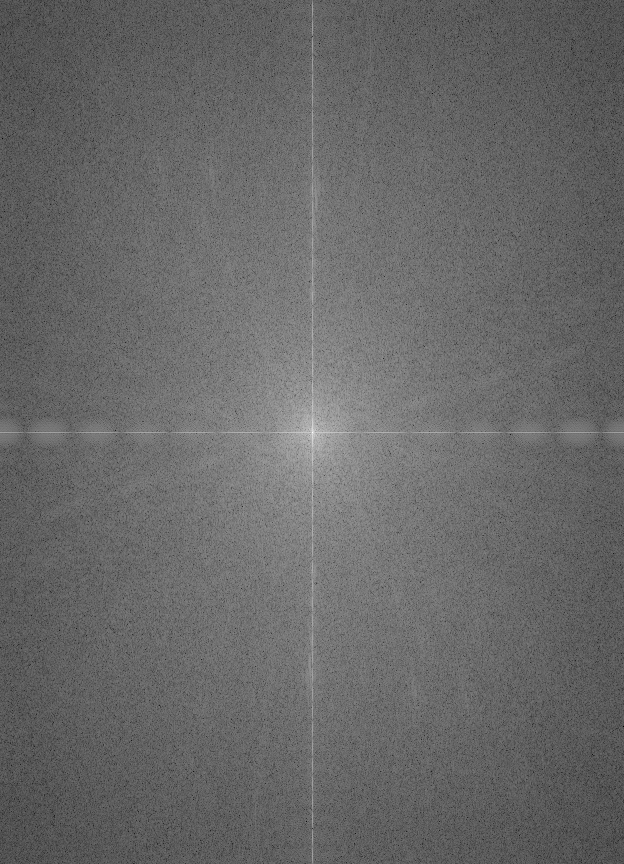
//> input picture cpp_samples/dft_idft/sample/plant.jpg.dft.jpg, 624 x 864 px
$ ./main sample/plant.jpg.dft.jpg   (built with g++ and OpenCV 4)
//> lines starting //> are read from the running program, lines starting //| are printed output that depends on the picture
//> further down, image is the input picture: 864 rows x 624 cols, CV_8UC1; min 0, max 255, mean 103.9
#include <opencv2/core/core.hpp>
#include <opencv2/imgproc/imgproc.hpp>
#include <opencv2/highgui/highgui.hpp>

#include <iostream>
#include <string>

// DFTのための複素画像を作成する
void create_complex_dft_image(const cv::Mat& in, cv::Mat& out)
{
	using namespace cv;

	Mat real_image; // 複素画像の実部

	/**
	 * DFTを行うには画像の両辺それぞれがDFTに適したサイズであることが必要。
	 * 入力画像をDFTに適したサイズに拡大してコピーした上であまりを塗りつぶす。
	 *
	 * cv::getOptimalDFTSize()はDFT入力された大きさに対してDFTに適した大きさを返す。
	 *
	 * cv::copyMakeBorder()は入力画像の周囲を指定幅分だけ塗りつぶして出力画像に
	 * コピーする。
	 *
	 * 今回は、DFTのサイズに拡大する分だけ右端と下端を0で塗りつぶしている。
	 */
	copyMakeBorder(in, real_image,
		0, getOptimalDFTSize(in.rows) - in.rows,
		0, getOptimalDFTSize(in.cols) - in.cols,
		BORDER_CONSTANT, Scalar::all(0) );

	// 0で埋めた虚部とマージして複素画像にする。
	Mat planes[] = {Mat_<float>(real_image), Mat::zeros(real_image.size(), CV_32F)};
//> planes[1]: 864 rows x 625 cols, CV_32FC1; every value is 0
	merge(planes, 2, out);
}

// DFTの結果である複素画像を表示用の強度画像に変換する。
void create_fourier_magnitude_image_from_complex(const cv::Mat& in, cv::Mat& out)
{
	using namespace cv;

	/**
	 * 複素画像の実部と虚部を2枚の画像に分離する。
	 */
	Mat planes[2];
	split(in, planes);
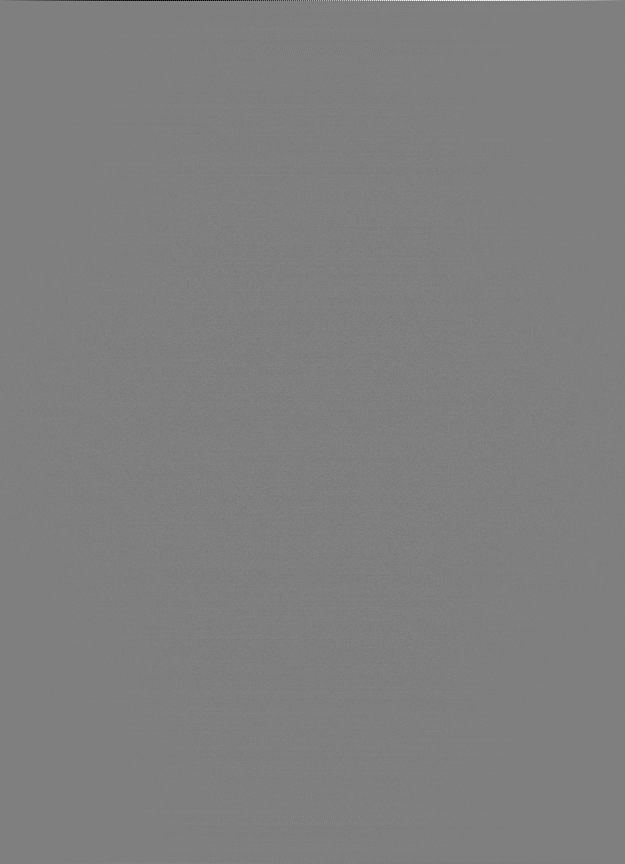
//> planes[1]: 864 rows x 625 cols, CV_32FC1; min -95607.2, max 95607.2, mean 0; drawn with min black and max white

	/**
	 * cv::magnitude()で二枚の画像から強度を算出する。
	 *
	 * 強度画像の各ピクセル値の擬似コード
	 * dst(x,y) = sqrt(pow( src1(x,y),2) + pow(src2(x,y),2) )
	 */
	magnitude(planes[0], planes[1], out);

	/**
	 * 表示用に対数に変換する。そのため各ピクセルに1を加算しておく。
	 */
	out += Scalar::all(1);
	log(out, out);

	/**
	 * 以下に続く入れ替えのために、画像の両辺のサイズを偶数にしておく
	 */
	out = out( Rect(0, 0, out.cols & -2, out.rows & -2) );
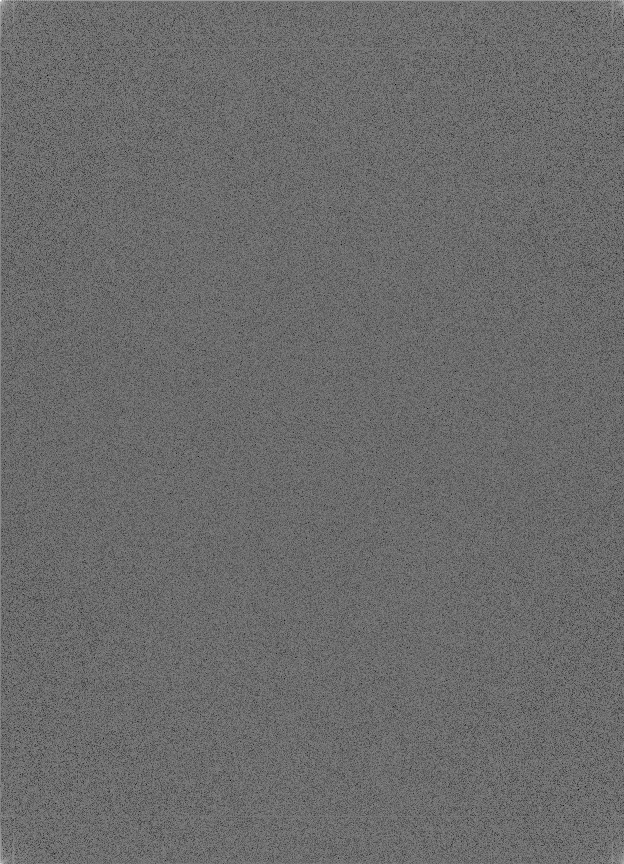
//> out: 864 rows x 624 cols, CV_32FC1; min 1.48, max 17.84, mean 8.37; drawn with min black and max white


	/**
	 * cv::dft()で得られる画像を一般的な二次元DFTの表示様式にする。
	 *
	 * 具体的には以下のように画像の各四半分を入れ替える。
	 *
	 * +----+----+    +----+----+
	 * |    |    |    |    |    |
	 * | q0 | q1 |    | q3 | q2 |
	 * |    |    |    |    |    |
	 * +----+----+ -> +----+----+
	 * |    |    |    |    |    |
	 * | q2 | q3 |    | q1 | q0 |
	 * |    |    |    |    |    |
	 * +----+----+    +----+----+
	 */
	const int half_width = out.cols / 2;
//> half_width = 312
	const int half_height = out.rows / 2;
//> half_height = 432

	Mat tmp;

	Mat q0(out,
		Rect(0,0,half_width,half_height));
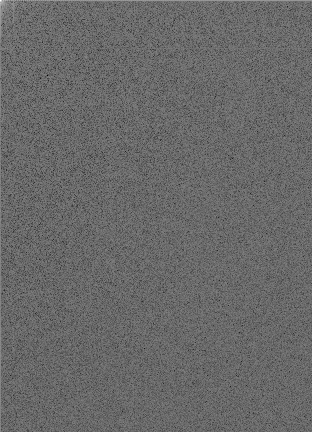
//> q0: 432 rows x 312 cols, CV_32FC1; min 1.74, max 17.84, mean 8.37; drawn with min black and max white
	Mat q1(out,
		Rect(half_width,0,half_width,half_height));
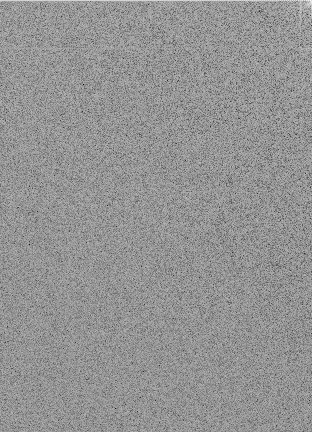
//> q1: 432 rows x 312 cols, CV_32FC1; min 1.48, max 13.34, mean 8.37; drawn with min black and max white
	Mat q2(out,
		Rect(0,half_height,half_width,half_height));
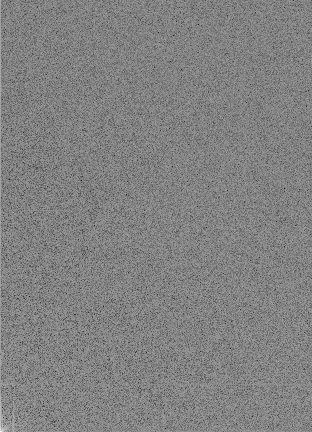
//> q2: 432 rows x 312 cols, CV_32FC1; min 1.48, max 15.01, mean 8.37; drawn with min black and max white
	Mat q3(out,
		Rect(half_width,half_height,half_width,half_height));
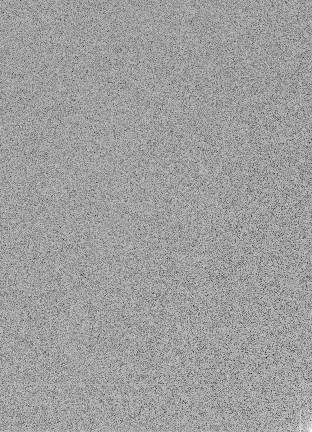
//> q3: 432 rows x 312 cols, CV_32FC1; min 1.74, max 12.36, mean 8.36; drawn with min black and max white

	q0.copyTo(tmp);
	q3.copyTo(q0);
	tmp.copyTo(q3);
	q1.copyTo(tmp);
	q2.copyTo(q1);
	tmp.copyTo(q2);

	// 濃淡を強調するために、画像最小値を0に、最大値を1にするように正規化する。
	normalize(out, out, 0, 1, CV_MINMAX);
}

// 逆DFTで得られた画像を実画像に変換する。
void create_inverse_fourier_image_from_complex(
	const cv::Mat& in, const::cv::Mat& origin, cv::Mat& out)
{
	using namespace cv;

	// 複素画像の実部と虚部を2枚の画像に分離する。
	Mat splitted_image[2];
	split(in, splitted_image);
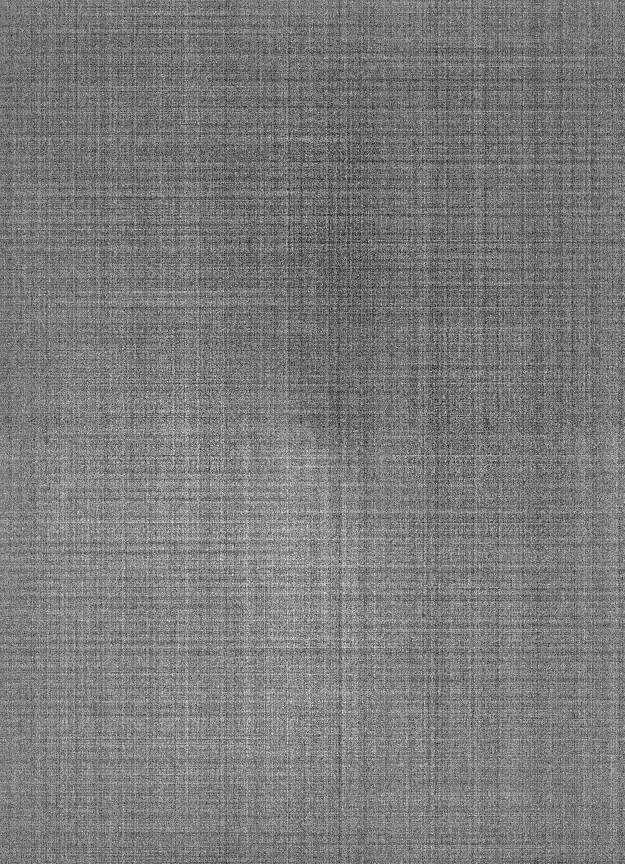
//> splitted_image[1]: 864 rows x 625 cols, CV_32FC1; min -6.18, max 6.6, mean 5.43e-09; drawn with min black and max white

	/**
	 * 実部について正規化を行う。
	 * 入力画像のサイズはDFT用に拡大されているので、原画像の同サイズにROIを設定して
	 * 縮小する。
	 */
	splitted_image[0](cv::Rect(0, 0, origin.cols, origin.rows)).copyTo(out);
	cv::normalize(out, out, 0, 1, CV_MINMAX);
}

int main(int argc, char* argv[])
{
	if(argc < 2)
	{
		std::cout << "usage: " << argv[0] << " image" << std::endl;
		return 0;
	}

	// 画像の読み込み
	auto image = cv::imread(argv[1], cv::IMREAD_GRAYSCALE);

	if( image.empty() )
	{
		std::cout << "can't read " << argv[1] << std::endl;
		return -1;
	}

	// フーリエ変換のために適切なサイズの複素画像を作る
	cv::Mat complex_image;
	create_complex_dft_image(image, complex_image);

	/**
	 * フーリエ変換
	 *
	 * 複素画像から複素画像へ変換する。ここでは入力画像自体を出力先にしている。
	 *
	 * 呼び出し時のオプションにより複素画像から実画像への変換などもできる。
	 */
	cv::dft(complex_image, complex_image);

	// フーリエ変換の結果の可視化
	cv::Mat magnitude_image;
	create_fourier_magnitude_image_from_complex(complex_image, magnitude_image);

	/**
	 * 逆フーリエ変換
	 *
	 * 複素画像から複素画像へ変換する。ここでは入力画像自体を出力先にしている。
	 *
	 * 呼び出し時のオプションにより複素画像から実画像への変換などもできる。
	 */
	cv::idft(complex_image, complex_image);

	// 逆フーリエ変換の結果の可視化
	cv::Mat idft_image;
	create_inverse_fourier_image_from_complex(complex_image, image, idft_image);

	// 結果表示
	cv::namedWindow("original");
	cv::imshow("original", image);

	cv::namedWindow("dft");
	cv::imshow("dft", magnitude_image);

	cv::namedWindow("idft");
	cv::imshow("idft", idft_image);

	cv::waitKey(0);

	/**
	 * 結果画像の保存
	 *
	 * 表示画像は浮動小数表現で値域が[0,1]なので255を掛けたものを入力とする。
	 */
	cv::imwrite(std::string(argv[1]) + ".dft.jpg", magnitude_image * 255);
	cv::imwrite(std::string(argv[1]) + ".idft.jpg", idft_image * 255);

	return 0;
}
